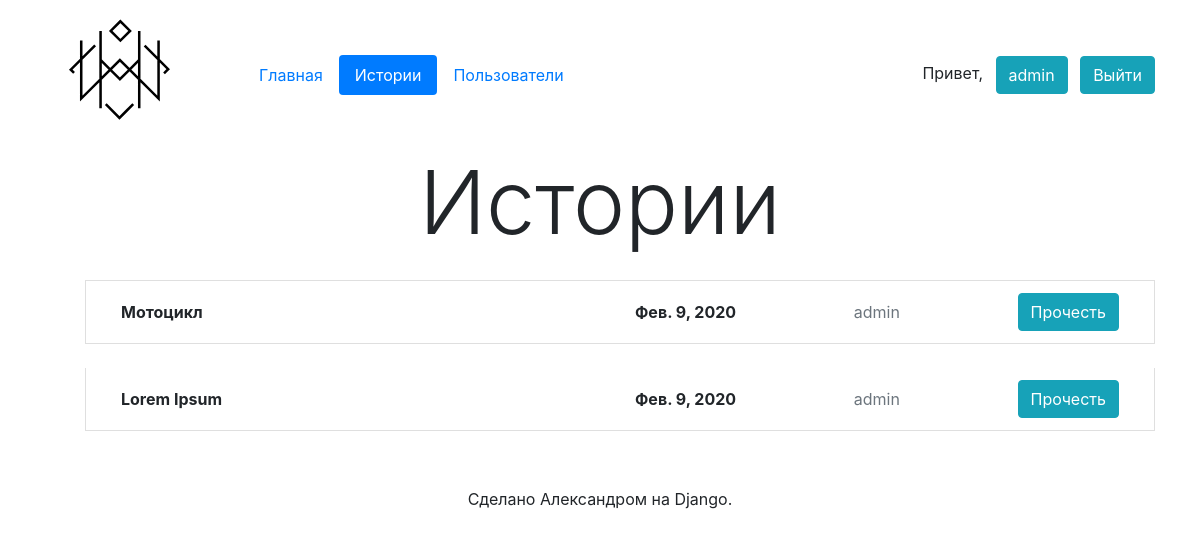
Page /stories/ (signed in) on the earlier database version.
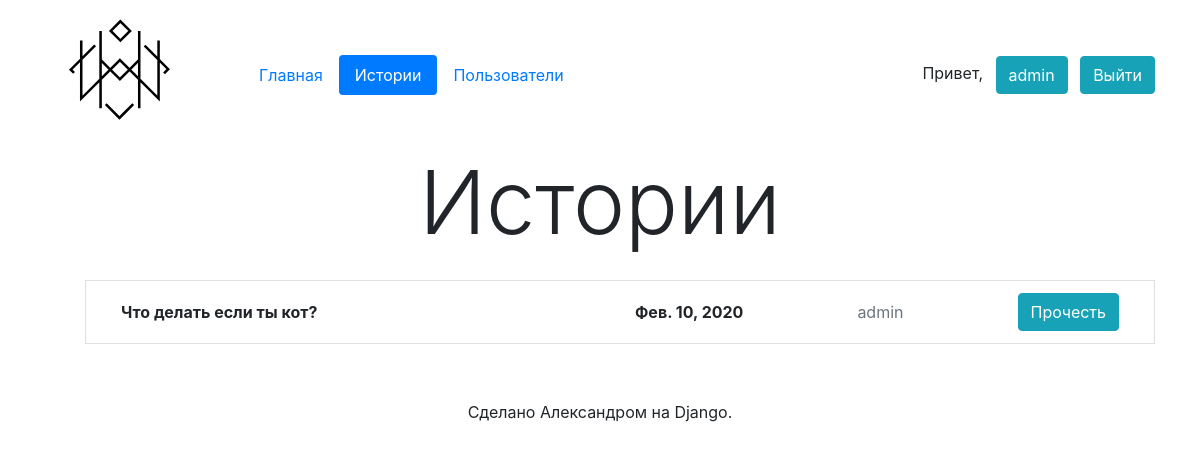
Same page on the later database version.
### app/models.py (models this page shows, shortened)
class Story(models.Model):
    author = models.ForeignKey(User, verbose_name='Автор', on_delete=models.CASCADE)
    title = models.CharField('Заголовок', max_length=100)
    as_md = models.BooleanField('Использовать Markdown', default=False)
    text = models.TextField('Текст', default='')
    html_text = models.TextField('Обработанный текст', editable=False, default='')
    creation_date = models.DateTimeField('Дата создания', auto_now_add=True)
    edit_date = models.DateTimeField('Дата редактирования', auto_now=True)
    publication_date = models.DateTimeField('Дата публикации', default=timezone.now())
    published = models.BooleanField('Опубликована', default=True)
    url = models.SlugField('URL', default='', editable=False)
    class Meta:
        verbose_name = 'История'
        verbose_name_plural = 'Истории'

### app/views.py (the view)
# urls.py: path('stories/', StoriesListView.as_view(), name='stories'),
class StoriesListView(LoginRequiredMixin, ListView):
    login_url = 'sign_in'
    model = Story
    template_name = 'stories.html'
    context_object_name = 'stories_list'

### app/templatetags/app_tags.py (called while the page is built)
@register.inclusion_tag('layout/base_tag.html', takes_context=True)
def nav(context, template='nav.html', page='index'):
    return {'context': context, 'template': template, 'page': page}

### templates/stories.html (shortened to what this page needs)
{% extends 'layout/base.html' %}
{% load app_tags %}
{% block nav %}
    {% nav page='stories' %}
{% endblock %}
{% block h1 %}
    Истории
{% endblock %}
{% block content %}
    <ul>
        {% for story in stories_list %}
            <li class="list-group-item mt-4">
                <div class="d-flex align-items-center">
                    <b class="col-6">{{ story.title }}</b>
                    <div class="col-6 row no-gutters justify-content-between align-items-center">
                        <b>{{ story.creation_date.date }}</b>
                        <span class="text-muted">{{ story.author }}</span>
                        <a class="btn btn-info" href="{% url 'story' story.pk story.url %}">Прочесть</a>
                    </div>
                </div>
            </li>
        {% endfor %}
    </ul>
{% endblock %}

Differences in the rows shown:
removed Story: title "Мотоцикл", creation_date "Фев. 9, 2020", author "admin"
removed Story: title "Lorem Ipsum", creation_date "Фев. 9, 2020", author "admin"
added Story: title "Что делать если ты кот?", creation_date "Фев. 10, 2020", author "admin"
